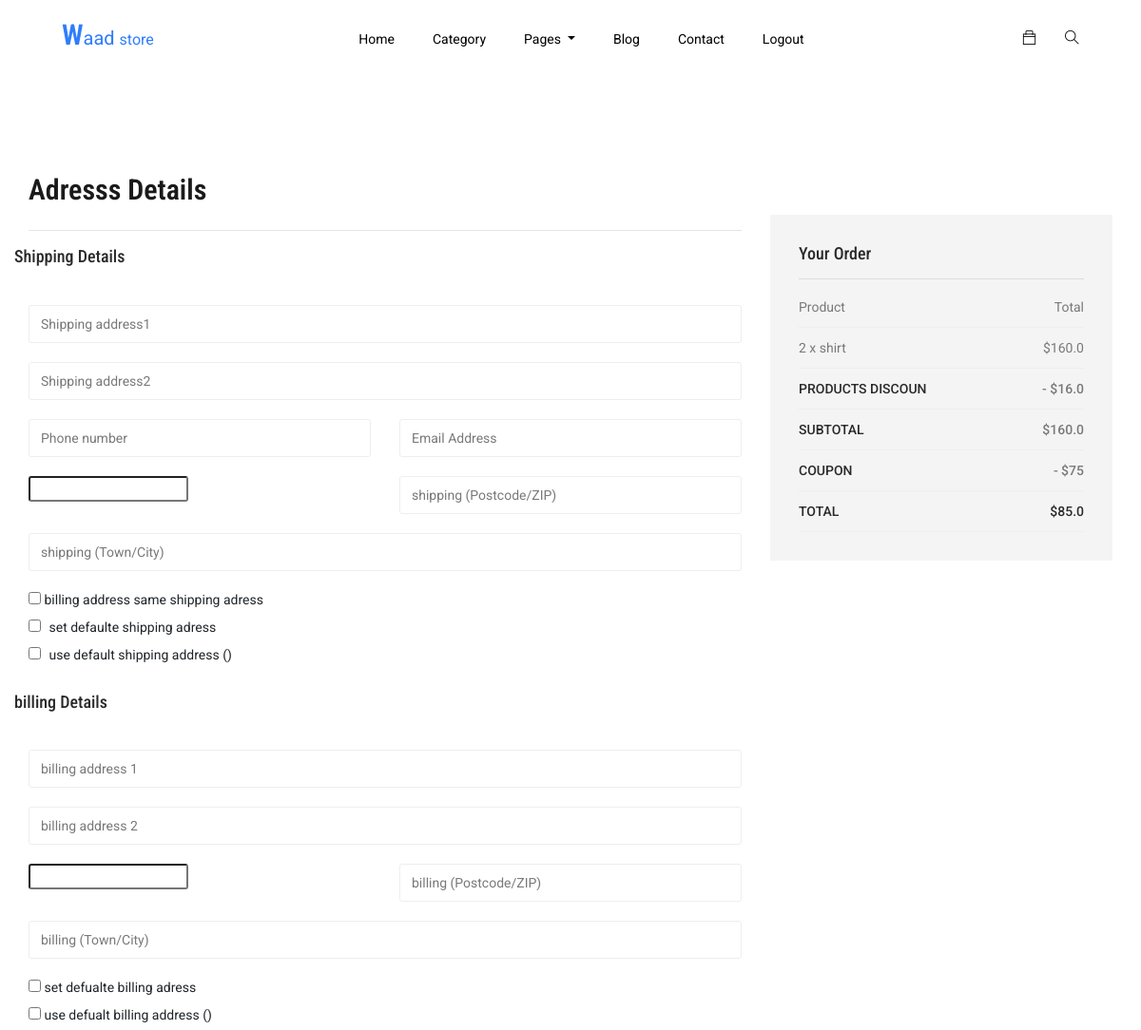
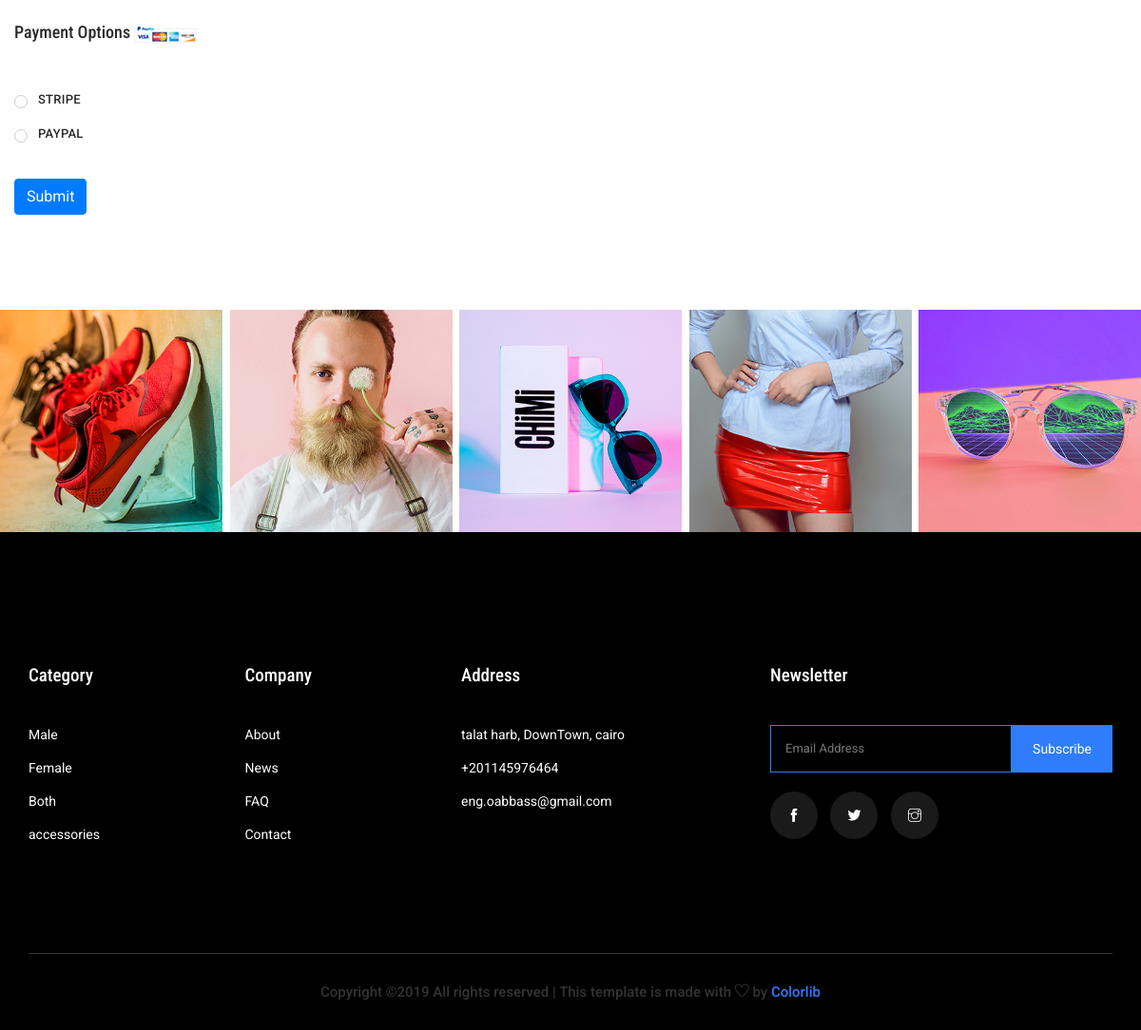
The page /checkout/ (signed in) on the database its author committed (2 pictures, top to bottom).
### main/models.py (models this page shows, shortened)
class OrederItem(models.Model):
    user = models.ForeignKey(User, on_delete=models.CASCADE)
    item = models.ForeignKey(Item, on_delete=models.CASCADE)
    quantity = models.IntegerField(default=1)
    ordered   = models.BooleanField(default=False)
    def get_total_price(self):
        return self.quantity * self.item.new_price
    def get_total_discount(self):
        if self.item.old_price:
            return self.quantity * (self.item.old_price - self.item.new_price)
        else:
            return 0

class Item(models.Model):
    title = models.CharField(max_length = 23)
    new_price = models.FloatField()
    old_price = models.FloatField(blank=True, null=True)
    image = models.ImageField()
    description = models.TextField()
    for_who = models.CharField(max_length = 1, choices= FOR_WHO_CHOISE)
    category = models.CharField(max_length = 1, choices= CATEGORY_CHOISE)
    stock = models.IntegerField()
    new_arrival = models.BooleanField()
    size = models.CharField(max_length = 23,)
    width = models.FloatField()
    height = models.FloatField()
    weight = models.IntegerField()
    quality_checking = models.CharField(max_length = 3, choices= QUALITY_CHOISE )
    code = models.CharField(max_length = 23, unique=True)
    slug = models.SlugField(unique=True, allow_unicode=True)
    created_at = models.DateTimeField(auto_now_add=True)
    update_at = models.DateTimeField(default = timezone.now)

class Order(models.Model):
    user  = models.ForeignKey(User, on_delete=models.CASCADE)
    items = models.ManyToManyField(OrederItem )
    ref_code = models.CharField(max_length=20)
    ordered  = models.BooleanField(default=False)
    created_at = models.DateTimeField(auto_now_add=True)
    ordered_at = models.DateTimeField(default = timezone.now)
    shipping_address = models.ForeignKey('Address', related_name="shipping_address",
                                        on_delete=models.SET_NULL, blank=True, null=True)
    billing_address  = models.ForeignKey('Address', related_name="billing_address",
                                        on_delete=models.SET_NULL, blank=True, null=True)
    coupon = models.ForeignKey('Coupon', on_delete=models.CASCADE, blank=True, null=True)
    in_way   = models.BooleanField(default=False)
    received = models.BooleanField(default=False)
    refund_requested = models.BooleanField(default=False)
    refund_granted   = models.BooleanField(default=False)
    def get_Subtotal(self):
        total = 0
        for item_order in self.items.all():
            total += item_order.get_total_price()
        return total
    def get_subtotal_discount(self):
        total = 0
        for item_order in self.items.all():
            total += item_order.get_total_discount()
        return total
    def get_total(self):
        total = 0
        for item_order in self.items.all():
            total += item_order.get_total_price()
        if self.coupon:
            total -= self.coupon.amount
        return total

class Coupon(models.Model):
    code = models.CharField(max_length=16)
    amount = models.IntegerField()

### main/views.py (the view, shortened to what this page needs)
# urls.py: path('checkout/', views.CheckoutView.as_view(), name= 'checkout'),
class CheckoutView(View):
    def get(self, *args, **kwargs):
        try:
            order = Order.objects.get(user = self.request.user, ordered=False)
            form = CheckoutForm()
            context = {
            'form':form,
            'object':order,
            }
            shipping_address_qs = Address.objects.filter(
                                user= self.request.user,
                                address_type = 'S',
                                defualt = True
                                )
            if shipping_address_qs.exists():
                context.update({'default_shipping_address':shipping_address_qs[0]})
            billing_address_qs = Address.objects.filter(
                                user= self.request.user,
                                address_type = 'B',
                                defualt = True
                                )
            if billing_address_qs.exists():
                context.update({'default_billing_address':billing_address_qs[0]})
            return render(self.request, 'main/checkout.html', context)
        except ObjectDoesNotExist:
            messages.info(self.request, 'Sorry you not have an active order')
            return redirect('main:home')

### main/templates/main/checkout.html (shortened to what this page needs)
{% extends "base.html" %}
{% load static %}
{% block extra_link %}
<link rel="stylesheet" href="{% static 'css/nice-select.css' %}">
{% endblock %}
{% block body_content %}
  <section class="checkout_area section_padding">
    <div class="container">
      <h2>Adresss Details</h2>
      <div class="billing_details">
        <div class="row">
          <div class="col-lg-8">
            <hr>
            <form class="row contact_form"  method="post" >
              <h3>Shipping Details</h3>
                <div class="col-md-12 form-group  ">
                  <input type="text" class="form-control" id="shipping_add1" placeholder="Shipping address1" name="shipping_address_one" />
                </div>
                <div class="col-md-12 form-group p_star">
                  <input type="text" class="form-control" id="shipping_add2" placeholder="Shipping address2" name="shipping_address_two" />
                </div>
                <div class="col-md-6 form-group p_star">
                  <input type="text" class="form-control" placeholder="Phone number" id="number" name="shipping_phone_number" />
                </div>
                <div class="col-md-6 form-group p_star">
                  <input type="text" class="form-control" placeholder="Email Address" id="email" name="shipping_email">
                </div>
                <div class="col-md-6 form-group ">
                  {{ form.shipping_country }}
                </div>
                <div class="col-md-6 form-group ">
                  <input type="text" class="form-control" id="shiiping_zip" name="shipping_zip" placeholder="shipping (Postcode/ZIP)" />
                </div>
                <div class="col-md-12 form-group p_star">
                  <input type="text" class="form-control" id="shipping_city" placeholder="shipping (Town/City)" name="shipping_town" />
                </div>
              <div class="col-md-12 form-group">
                <div class="creat_account">
                  <input type="checkbox" id="f-option1" name="billing_same_shipping" />
                  <label for="f-option1">billing address same shipping adress </label>
                </div>
                <div class="creat_account">
                  <input type="checkbox" id="f-option2" name="set_shipping_defualt" />
                  <label for="f-option2">set defaulte shipping adress</label>
                </div>
                <div class="creat_account">
                  <input type="checkbox" id="f-option3" name="use_shipping_address" />
                  <label for="f-option3">use default shipping address ({{ default_shipping_address.address_one|truncatechars:10 }})</label>
                </div>
              </div>
              <h3>billing Details</h3>
                <div class="col-md-12 form-group ">
                  <input type="text" class="form-control" id="billing_add1" placeholder="billing address 1" name="billing_address_one" />
                </div>
                <div class="col-md-12 form-group ">
                  <input type="text" class="form-control" placeholder="billing address 2" id="billing_add2" name="billing_address_two" />
                </div>
                <div class="col-md-6 form-group ">
                  {{ form.billing_country }}
                </div>
                <div class="col-md-6 form-group ">
                  <input type="text" class="form-control" id="billing_zip" name="billing_zip" placeholder="billing (Postcode/ZIP)" />
                </div>
                <div class="col-md-12 form-group ">
                  <input type="text" class="form-control" placeholder="billing (Town/City)" id="billing_city" name="billing_town" />
                </div>
              <div class="col-md-12 form-group">
                <div class="creat_account">
                  <input type="checkbox" id="f-option4" name="set_billing_defualte" />
                  <label for="f-option4">set defualte billing adress</label>
                </div>
                <div class="creat_account">
                  <input type="checkbox" id="f-option5" name="use_billing_address" />
                  <label for="f-option5">use defualt billing address ({{ default_billing_address.address_one|truncatechars:10 }}) </label>
                </div>
              </div>
              <div class="payment_item">
                <h3 style="display:inline-block">Payment Options</h3>
                <img style="display:inline-block" src="{% static "img/product/single-product/card.jpg" %}" alt="" />
                {% for value, name  in form.fields.payment_option.choices %}
                <div class="radion_btn">
                  <label for="{{name}}">{{name}}</label>
                  <div class="check"></div>
                </div>
                {% endfor %}
                <br>
                <input type="submit" class="btn btn-primary" name="Submit" value="Submit">
              </div>
            </form>
          </div>
          <div class="col-lg-4">
            <div class="order_box">
              <h2>Your Order</h2>
              <ul class="list">
                <li>
                  <a href="#">Product
                    <span>Total</span>
                  </a>
                </li>
                {% for order_item in object.items.all  %}
                  <li>
                  <a href="#">{{ order_item.quantity }} x  {{ order_item.item.title }}
                    <span class="last">${{ order_item.get_total_price }}</span>
                  </a>
                </li>
                {% endfor %}
              </ul>
              <ul class="list list_2">
                <li>
                  <a href="#">products discoun
                    <span>- ${{object.get_subtotal_discount}}</span>
                  </a>
                </li>
                <li>
                  <a href="#">Subtotal
                    <span>${{object.get_Subtotal}}</span>
                  </a>
                </li>
                <li>
                  <a href="#">Coupon
                    {% if object.coupon %}
                    <span>- ${{object.coupon.amount}}</span>
                    {% else %}
                    <span>- $0</span>
                    {% endif %}
                  </a>
                </li>
                <li>
                  <a href="#">Total
                    <span>${{object.get_total}}</span>
                  </a>
                </li>
              </ul>
            </div>
          </div>
        </div>
      </div>
    </div>
  </section>
{% include '_instgrame_photo.html' %}
{% endblock %}

### rows shown on the page
OrederItem: quantity "2", item "shirt", get_total_price "160.0"
Order: get_subtotal_discount "16.0", get_Subtotal "160.0", coupon.amount "75", get_total "85.0"

### other values the page prints
{{ name }} "STRIPE" "PAYPAL"
